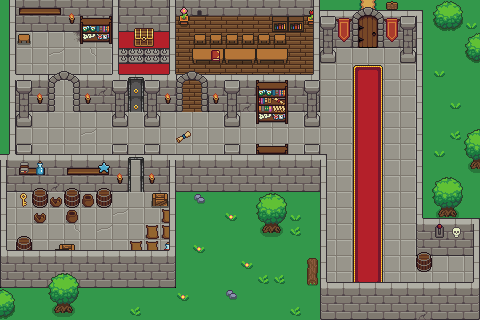

Below is a game level as drawn by its tile map, then a one-line description and the .tmx that defines it (tile-layer data replaced by summaries):
An orthogonal 30x20 tile map with 16x16 px tiles, 14 tile layers (Ground, Wall Base, Objects, ExitClosed, ...), 1 hidden layer not drawn, 3 tilesets and 62 objects (Rectangle, chestRoomDoor, chestRoomSpikes, exitDoor, 1,T, ...).

<map version="1.10" tiledversion="1.11.2" orientation="orthogonal" renderorder="right-down" width="30" height="20" tilewidth="16" tileheight="16" infinite="0" nextlayerid="30" nextobjectid="150">
 <tileset firstgid="1" source="dungeons_demo.tsx" />
 <tileset firstgid="113" source="House.tsx" />
 <tileset firstgid="223" source="TilesetForest.tsx" />
 <layer id="1" name="Ground" width="30" height="20">
  <data>[600 cells, 517 non-empty, 16 distinct tile ids]</data>
 </layer>
 <layer id="13" name="Wall Base" width="30" height="20">
  <data>[600 cells, 55 non-empty, 9 distinct tile ids]</data>
 </layer>
 <layer id="2" name="Objects" width="30" height="20">
  <data>[600 cells, 169 non-empty, 72 distinct tile ids]</data>
 </layer>
 <layer id="20" name="ExitClosed" width="30" height="20">
  <data>[600 cells, 4 non-empty, 4 distinct tile ids]</data>
 </layer>
 <layer id="19" name="ChestDoorClosed" width="30" height="20">
  <data>[600 cells, 2 non-empty, 1 distinct tile ids]</data>
 </layer>
 <layer id="22" name="Spikes" width="30" height="20">
  <data>[600 cells, 5 non-empty, 2 distinct tile ids]</data>
 </layer>
 <layer id="27" name="LONGBOI" width="30" height="20" visible="0">
  <data>[600 cells, 2 non-empty, 2 distinct tile ids]</data>
 </layer>
 <objectgroup id="7" name="Entities" />
 <layer id="18" name="Key" width="30" height="20">
  <data>[600 cells, 1 non-empty, 1 distinct tile ids]</data>
 </layer>
 <layer id="4" name="Objects 2" width="30" height="20">
  <data>[600 cells, 32 non-empty, 19 distinct tile ids]</data>
 </layer>
 <layer id="25" name="Potion" width="30" height="20">
  <data>[600 cells, 1 non-empty, 1 distinct tile ids]</data>
 </layer>
 <layer id="23" name="Switch" width="30" height="20">
  <data>[600 cells, 1 non-empty, 1 distinct tile ids]</data>
 </layer>
 <layer id="24" name="Scroll" width="30" height="20" offsetx="95.6515" offsety="-80.8485">
  <data>[600 cells, 1 non-empty, 1 distinct tile ids]</data>
 </layer>
 <layer id="12" name="Wall" width="30" height="20">
  <data>[600 cells, 180 non-empty, 19 distinct tile ids]</data>
 </layer>
 <layer id="14" name="Shelf" width="30" height="20">
  <data>[600 cells, 5 non-empty, 3 distinct tile ids]</data>
 </layer>
 <layer id="6" name="Objects 3" width="30" height="20">
  <data>[600 cells, 37 non-empty, 16 distinct tile ids]</data>
 </layer>
 <objectgroup color="#ff0000" id="9" name="Collision">
  <object id="3" x="16" y="87.75" width="36.8864" height="23.1875" />
  <object id="6" x="75.1136" y="87.625" width="51.4071" height="23.3125" />
  <object id="7" x="80.5" y="28.125" width="32" height="16" />
  <object id="9" x="112.333" y="0.333333" width="5.66667" height="97.875" />
  <object id="13" x="169.545" y="0" width="6.18182" height="97.4091" />
  <object id="15" x="145.818" y="111.636" width="14.1818" height="14.9091" />
  <object id="17" x="111.636" y="111.841" width="14.3636" height="14.8864" />
  <object id="18" x="15.8182" y="111.545" width="16.0909" height="15.9091" />
  <object id="19" x="223.636" y="111.909" width="15.8182" height="14.7273" />
  <object id="20" x="256.455" y="111.909" width="30.7272" height="12.0909" />
  <object id="21" x="203.182" y="88.5" width="115.863" height="23.75" />
  <object id="22" x="145.185" y="88" width="35.4743" height="23.25" />
  <object id="24" x="145.977" y="164.25" width="180.023" height="27" />
  <object id="25" x="320" y="176" width="5.66667" height="128.5" />
  <object id="26" x="320.5" y="296" width="159.75" height="24.75" />
  <object id="27" x="416.25" y="239.25" width="63.5" height="16.5" />
  <object id="28" x="416" y="255.25" width="15.75" height="16.25" />
  <object id="29" x="415.75" y="10.5" width="7" height="229.25" />
  <object id="30" x="319.063" y="19.0625" width="30.8637" height="29" />
  <object id="72" x="385.609" y="19.267" width="30.8637" height="28.25" />
  <object id="31" x="319" y="46.25" width="17.75" height="17" />
  <object id="32" x="400.75" y="46.25" width="15.25" height="16.5" />
  <object id="33" x="313.25" y="-0.25" width="5.71591" height="96.25" />
  <object id="34" x="112.727" y="16" width="62.7273" height="16.5455" />
  <object id="35" x="33.2727" y="190.909" width="78.5455" height="16.1818" />
  <object id="36" x="64.3636" y="207.091" width="14.9091" height="16" />
  <object id="37" x="162" y="208.727" width="8.72727" height="30.5455" />
  <object id="38" x="152.364" y="193.091" width="22.9091" height="14.5455" />
  <object id="39" x="144.727" y="223.273" width="18.1818" height="16.3636" />
  <object id="41" x="0.727273" y="264.25" width="174.909" height="23.0227" />
  <object id="43" x="59.4545" y="244.364" width="14.7273" height="27.0909" />
  <object id="44" x="32" y="256.909" width="32" height="14.7273" />
  <object id="45" x="113.273" y="257.636" width="61.6363" height="13.2727" />
  <object id="46" x="7.09091" y="240" width="25.0909" height="33.4545" />
  <object id="47" x="0.727273" y="174.955" width="5.45455" height="95.7727" />
  <object id="51" x="10.2045" y="0.181818" width="4.73864" height="175.636" />
  <object id="52" x="16" y="16.1818" width="96" height="15.5341" />
  <object id="53" x="176" y="0.181818" width="137.455" height="15.4545" />
  <object id="54" x="193.545" y="46.7273" width="93.1818" height="15.1818" />
  <object id="55" x="272.545" y="16.3636" width="31.2727" height="15.4545" />
  <object id="56" x="303.455" y="16.1818" width="12.1818" height="8.72727" />
  <object id="57" x="175.273" y="15.2727" width="14.1818" height="9.36364" />
  <object id="58" x="0" y="163.682" width="126.182" height="27.9545" />
  <object id="62" type="Rectangle" x="470.5" y="216" width="8.5" height="104" />
  <object id="67" x="33.2727" y="206.182" width="14.7273" height="16.9091" />
  <object id="68" x="256.364" y="161.455" width="31.6364" height="14.3636" />
  <object id="124" x="304.693" y="112.136" width="14.3637" height="14.7273" />
  <object id="125" name="chestRoomDoor" x="127.596" y="79.375" width="15.141" height="33.25" />
  <object id="126" x="171" y="206.125" width="4.375" height="57.5" />
  <object id="128" name="chestRoomSpikes" x="116.263" y="48.7083" width="56.4743" height="17.5833" />
  <object id="129" name="exitDoor" x="350.763" y="28.2083" width="33.4743" height="18.75" />
  <object id="140" x="136.091" y="29.5454" width="16.1818" height="12.5455" />
 </objectgroup>
 <objectgroup color="#0000ff" id="21" name="Triggers">
  <object id="131" name="1,T" x="12.3637" y="191.636" width="19.4545" height="20.7272" />
  <object id="132" name="2,T" x="179.886" y="125.864" width="7.82962" height="16.6023" />
  <object id="134" name="3,I" x="432.083" y="255.564" width="16.25" height="16.25" />
  <object id="135" name="4,I" x="193.5" y="14.5" width="13" height="14.5" />
  <object id="136" name="5,I" x="127.875" y="31" width="32" height="23.5568" />
  <object id="137" name="6,I" x="126.5" y="110.25" width="18.5" height="18.5" />
  <object id="139" name="7,I" x="346.25" y="46" width="42.5" height="17.4545" />
  <object id="141" name="0,T" x="347.114" y="4.7273" width="42.5" height="17.4545" />
  <object id="143" name="8,T" x="161.375" y="239.938" width="8.75" height="17.5625" />
  <object id="148" name="9,I" x="208" y="56.6667" width="16" height="16" />
 </objectgroup>
</map>
